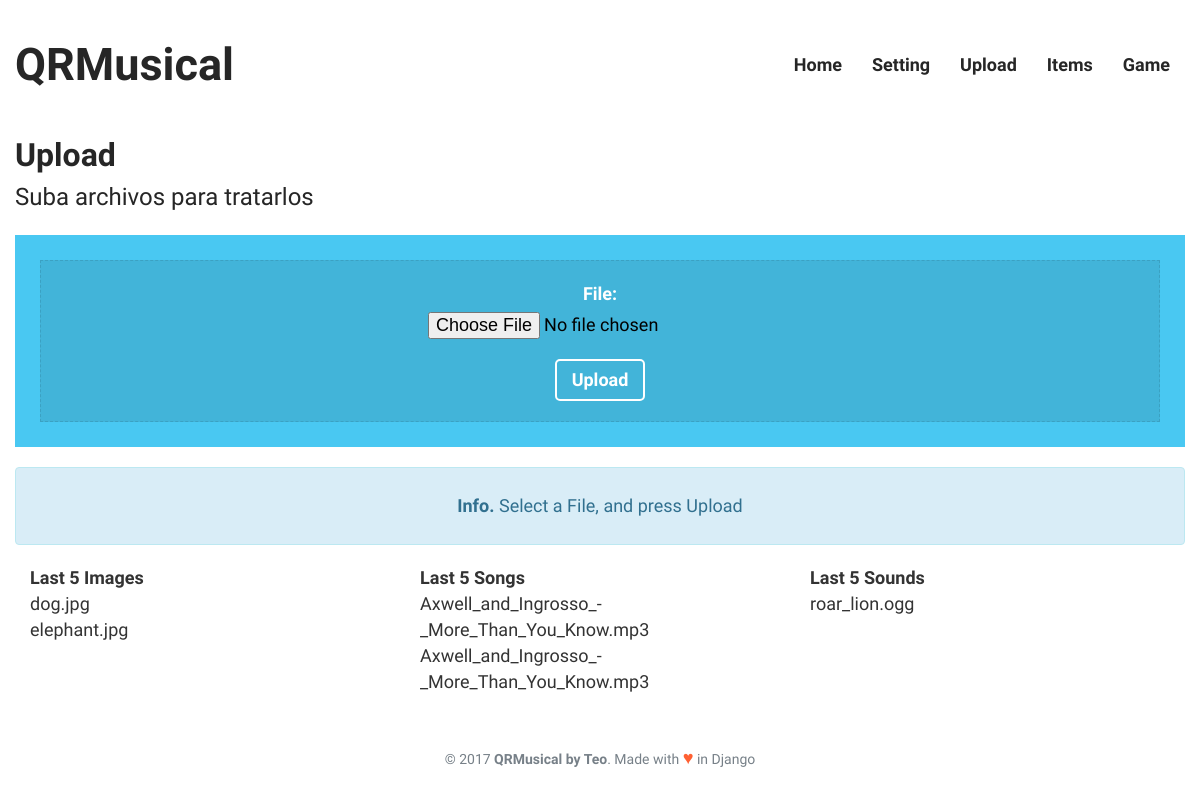
/upload/, run on an earlier commit of the app's database.
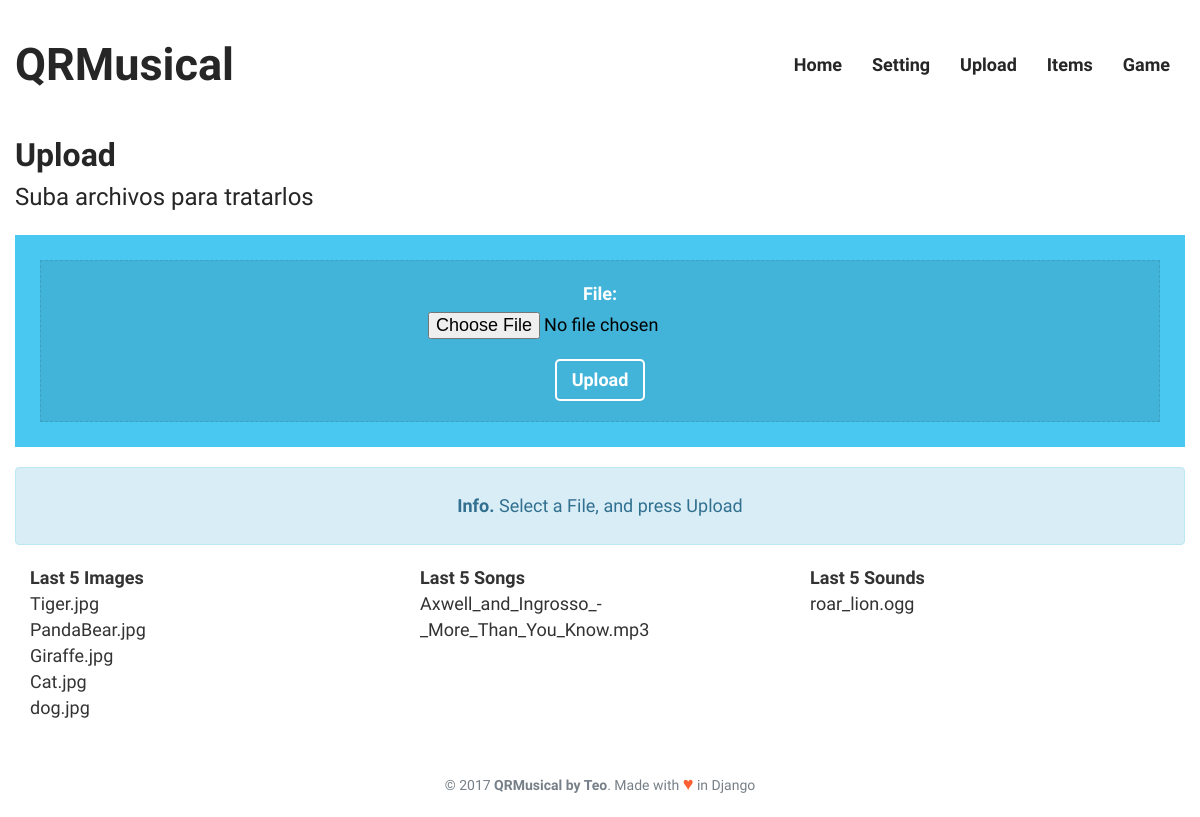
And on a later commit of the database.
### appQRMusical/models.py (models this page shows)
class File(models.Model):
    FILE_TYPES = (
        ('mp3', 'Song'),
        ('ogg', 'Sound'),
        ('jpg', 'Image'),
    )
    id = models.AutoField(primary_key=True)
    file = models.FileField(upload_to=directory_to_upload)
    filename = models.CharField(max_length=128, blank=True, null=True)
    filetype = models.CharField(max_length=3, choices=FILE_TYPES, blank=True)
    upload_date = models.DateTimeField(auto_now_add=True)
    def __str__(self):
        return self.filename

### appQRMusical/views.py (the view)
# urls.py: url(r'^upload/$', views.upload, name ='upload'),
def upload(request):
	context = last_items(request, 5)
	context['message'] = "Select a File, and press Upload"
	context['alert'] = "alert-info"
	if request.method == 'POST':
		context['form'] = FileForm(request.POST, request.FILES)
		if context['form'].is_valid():
			file_up = File()
			file_up.file = request.FILES['file']
			file_up.filename = request.FILES['file'].name
			name, ext = file_up.filename.rsplit('.', 1)
			file_up.filetype = ext
			file_up.save()
			context['message'] = "File \"%s\" upload success" % (file_up)
			context['alert'] = "alert-success"
	else:
		context['form'] = FileForm()
	return render(request, 'upload.html', context)

### appQRMusical/forms.py
class FileForm(forms.ModelForm):
    class Meta:
        model = File
        fields = ('file', )

### appQRMusical/templatetags/zbar_extras.py (called while the page is built)
@register.simple_tag
def stop_cam():
	print("Stop Cam")
	if global_vars.zbar_status != None:
		os.system("ps -A | grep zbar| awk '{print $1}' | xargs kill -9 $1")
		global_vars.zbar_status = None
		global_vars.message = 'Get close QR code to cam'
		global_vars.cam = 1

### appQRMusical/views.py (called while the page is built)
def last_items(request, number_objects):
	return {
		'images_list'	: File.objects.order_by('-upload_date').filter(filetype="jpg")[:number_objects],
		'songs_list'	: File.objects.order_by('-upload_date').filter(filetype="mp3")[:number_objects],
		'sounds_list'	: File.objects.order_by('-upload_date').filter(filetype="ogg")[:number_objects],
	}

### appQRMusical/templates/upload.html (shortened to what this page needs)
{% extends "common_template.html" %}
{% block activate_upload %} class="active" {% endblock %}
{% block content %}
<div class="container">
    <div class="row">
        <h1>Upload</h1>
        <h2>Suba archivos para tratarlos</h2>
		<div class="col-sm-12 QRM_box QRM_blue">
			<div class="QRM_box_in">
				<form method="post" enctype="multipart/form-data">
					<center>{{ form.as_p }}</center>
					<button type="submit" class="QRM_btn">Upload</button>
				</form>
			</div>
		</div>
		<div class="col-sm-12 QRM_box alert {{ alert }}">
			<p>
				<strong>
					{% if alert == 'alert-info' %}
						Info.
					{% elif alert == 'alert-success' %}
						Succes!.
					{% endif %}
				</strong>
				{{ message }}
			</p>
		</div>
	</div>
</div>
<div>
	{% include "last_items.html" with images_list=images_list %}
</div>
{% endblock content %}

### appQRMusical/templates/common_template.html (shortened to what this page needs)
<!DOCTYPE html>
{% load staticfiles %}
{% load zbar_extras %}
<html lang="es">
	<head>
		<link href="{% static 'css/bootstrap.min.css' %}" rel="stylesheet" type="text/css">
		<link href="{% static 'css/QRMusical.css' %}" rel="stylesheet" type="text/css">
	</head>
	<body>
		<div id="sidebar" class="navbar QRM_nav navbar-static-top">
			<div class="container QRM_container">
				<div class="navbar-header">
					<a class="navbar-brand QRM_navbar-brand" href="/">QRMusical</a>
				</div>
				<div class="navbar-collapse collapse" style="height: 1px;">
					<ul class="nav navbar-nav QRM_navbar_nav">
						<li {% block activate_home %}{% endblock %}><a href="/">Home</a></li>
						<li {% block activate_settign %}{% endblock %}><a href="/setting/1/">Setting</a></li>
						<li {% block activate_upload %}{% endblock %}><a href="/upload">Upload</a></li>
						<li {% block activate_items %}{% endblock %}><a href="/item_list">Items</a></li>
						<li {% block activate_game %}{% endblock %}><a href="/game">Game</a></li>
					</ul>
				</div>
			</div>
		</div>
		<div id="content">
			{% block content %}{% endblock content %}
		</div>
		<footer>
			<div class="container">
				<center>
					<div class="text" style="color: #778088">
						© 2017
						<strong>QRMusical by Teo</strong>.
						Made with <span class="QRM_love">♥</span> in Django
					</div>
				</center>
			</div>
		</footer>
	</body>
</html>

### appQRMusical/templates/last_items.html
<div class="container">
    <div class="row">
		<div class="col-sm-4">
			<h5>Last 5 Images</h5>
			{% for img in images_list %}
				<a href="{% url 'item_detail' img.pk %}">
					<p>{{ img }}</p>
				</a>
			{% endfor %}
		</div>
		<div class="col-sm-4">
			<h5>Last 5 Songs</h5>
			{% for son in songs_list %}
				<a href="{% url 'item_detail' son.pk %}">
					<p>{{ son }}</p>
				</a>
			{% endfor %}
		</div>
		<div class="col-sm-4">
			<h5>Last 5 Sounds</h5>
			{% for sou in sounds_list %}
				<a href="{% url 'item_detail' sou.pk %}">
					<p>{{ sou }}</p>
				</a>
			{% endfor %}
		</div>
	</div>
</div>

### appQRMusical/static/css/QRMusical.css (style rules this page uses)
.QRM_nav { font-size: 18px; color: #262626; font-weight: bold; }
.QRM_navbar_nav { float:right; }
.QRM_navbar-brand { font-size: 45px; }
.QRM_container { padding: 40px 0px 20px 0px; }
.QRM_box { margin-left: auto; margin-right: auto; margin-top: 20px; padding: 25px; text-align: center; font-size: 24px; line-height: 36px; -webkit-transition-duration: 0.4s; transition-duration: 0.4s; }
.QRM_box_in { border-style: dashed; border-width: thin; border-color: rgba(0, 0, 0, 0.1); background-color: rgba(0, 0, 0, 0.1); color: #fff; padding: 20px; }
.QRM_blue { background-color: #49C8F2; }
.QRM_love { color: #ff6032; font-size: 1.3em; }
.QRM_btn { background-color: transparent; border-width: 2px; border-style: solid; border-color: white; min-width: 90px; max-width: 360px; text-decoration: none; font-size: 18px; font-weight: bold; font-family: 'Source Sans Pro', Helvetica, Arial, sans-serif; -webkit-font-smoothing: antialiased; font-stretch: normal; border-radius: 5px; margin-top: 20px; -webkit-transition-duration: 0.4s; transition-duration: 0.4s; }
h1 { font-size: 32px; line-height: 1.5; font-weight: 600; color: #262626; margin: 0; }
h2 { font-weight: 300; color: #262626; font-size: 24px; line-height: 1.5; margin: 0; }
h5 { font-size: 18px !important; line-height: 26px; font-weight: 600; margin: 0; display: block; font-size: 1.17em; -webkit-margin-start: 0px; -webkit-margin-end: 0px; font-weight: bold; }
body { font-family: 'Source Sans Pro', Helvetica, Arial, sans-serif; -webkit-font-smoothing: antialiased; }
a { color: inherit; text-decoration: none; }
p { margin: 0; font-size: 18px; line-height: 26px; font-weight: 400; }
footer { padding: 50px 0px 20px 0px; }
input { color:black; }

What changed in the data, as far as the page shows it:
removed File: filename "elephant.jpg", shown under "Last 5 Images"
removed File: filename "Axwell_and_Ingrosso_-_More_Than_You_Know.mp3", shown under "Last 5 Songs"
added File: filename "Tiger.jpg", shown under "Last 5 Images"
added File: filename "PandaBear.jpg", shown under "Last 5 Images"
added File: filename "Giraffe.jpg", shown under "Last 5 Images"
added File: filename "Cat.jpg", shown under "Last 5 Images"
